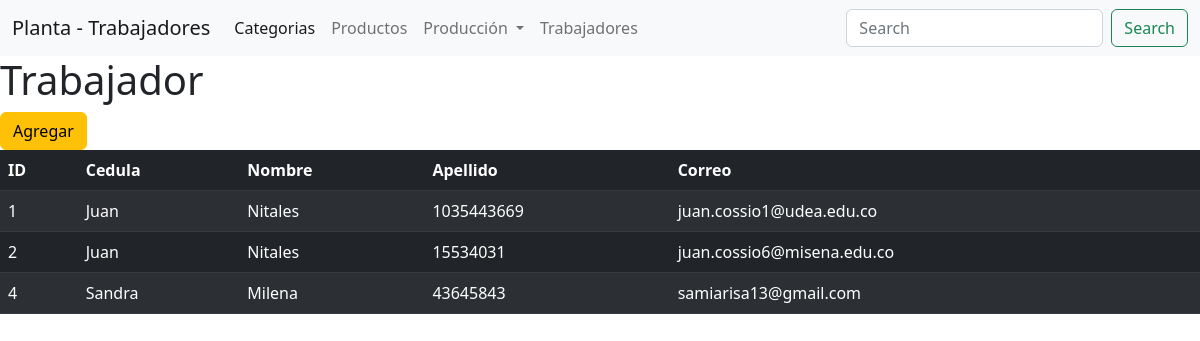
Before: /planta/trabajadores/ with the older database file.
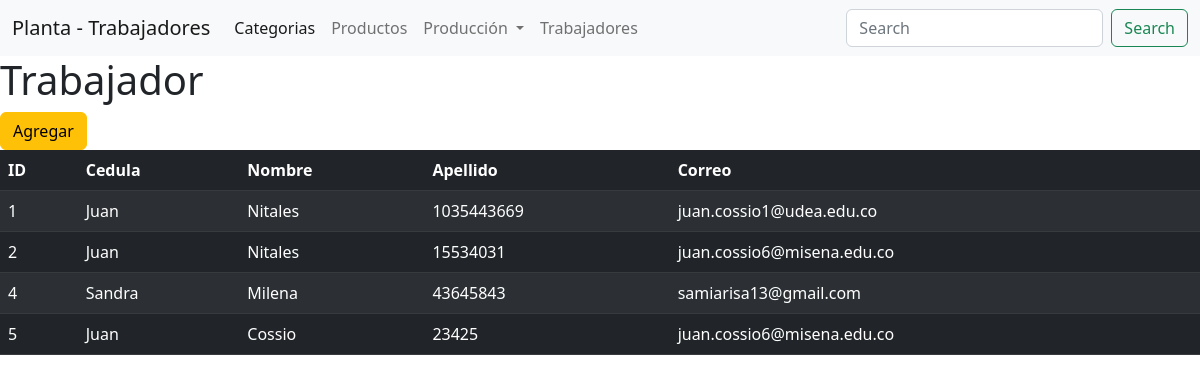
After: the same page with the newer database file.
### planta/models.py (models this page shows, shortened)
class Trabajador(models.Model): #Herencia de el framework
    cedula = models.IntegerField(unique=True)
    nombre = models.CharField(max_length=100)
    apellido = models.CharField(max_length=100)
    correo = models.EmailField(max_length=100, null=True, blank=True)

### planta/views.py (the view)
# urls.py: path('trabajadores/', views.listarTrabajadores, name="listarTrabajador"),
def listarTrabajadores(request):
    q = Trabajador.objects.all()
    context = { "datos": q }
    return render(request, 'planta/trabajador/listar_trabajador.html', context)

### planta/templates/planta/trabajador/listar_trabajador.html (shortened to what this page needs)
{% extends "planta/base.html" %}
{% load static %}
{% block subtitulo %} Trabajadores {% endblock %}
{% block contenedor %}
<h1> Trabajador </h1>
<a class="btn btn-warning" href="{% url 'planta:formularioTrabajador' %}">Agregar</a>
<br>
{% if datos %}
    <table class="table table-dark table-striped ">
        <thead>
            <tr>
                <th>ID</th>
                <th>Cedula</th>
                <th>Nombre</th>
                <th>Apellido</th>
                <th>Correo</th>
            </tr>
        </thead>
        <tbody>
            {% for t in datos %}
            <tr>
                <td>{{ t.id }}</td>
                <td>{{ t.nombre }}</td>
                <td>{{ t.apellido }}</td>
                <td>{{ t.cedula }}</td>
                <td>{{ t.correo }}</td>
            </tr>
        {% endfor %}
        </tbody>
    </table>
{% else %}
    Ta malo mi rey
{% endif %}
{% endblock %}

Changed rows visible on the page:
added Trabajador: id "5", nombre "Juan", apellido "Cossio", cedula "23425", correo "juan.cossio6@misena.edu.co"
